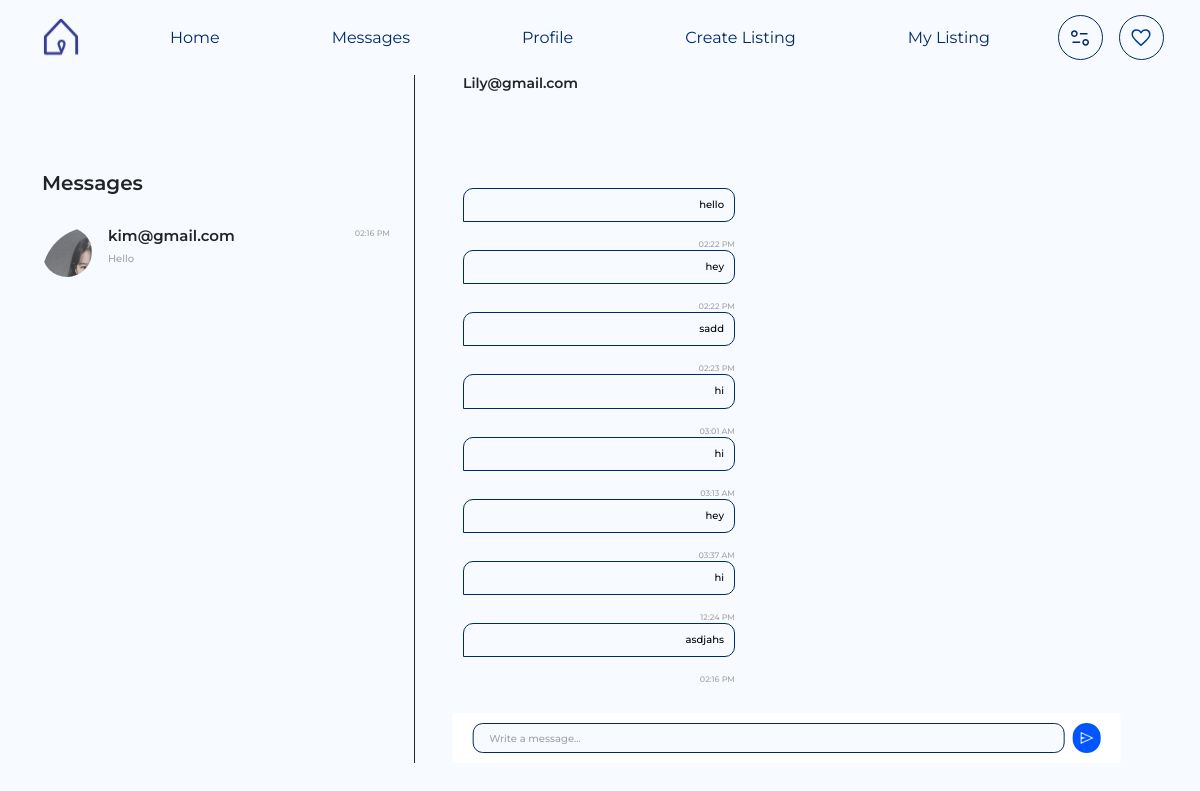
Before: /messages/?chat_id=2 (signed in) with the older database file.
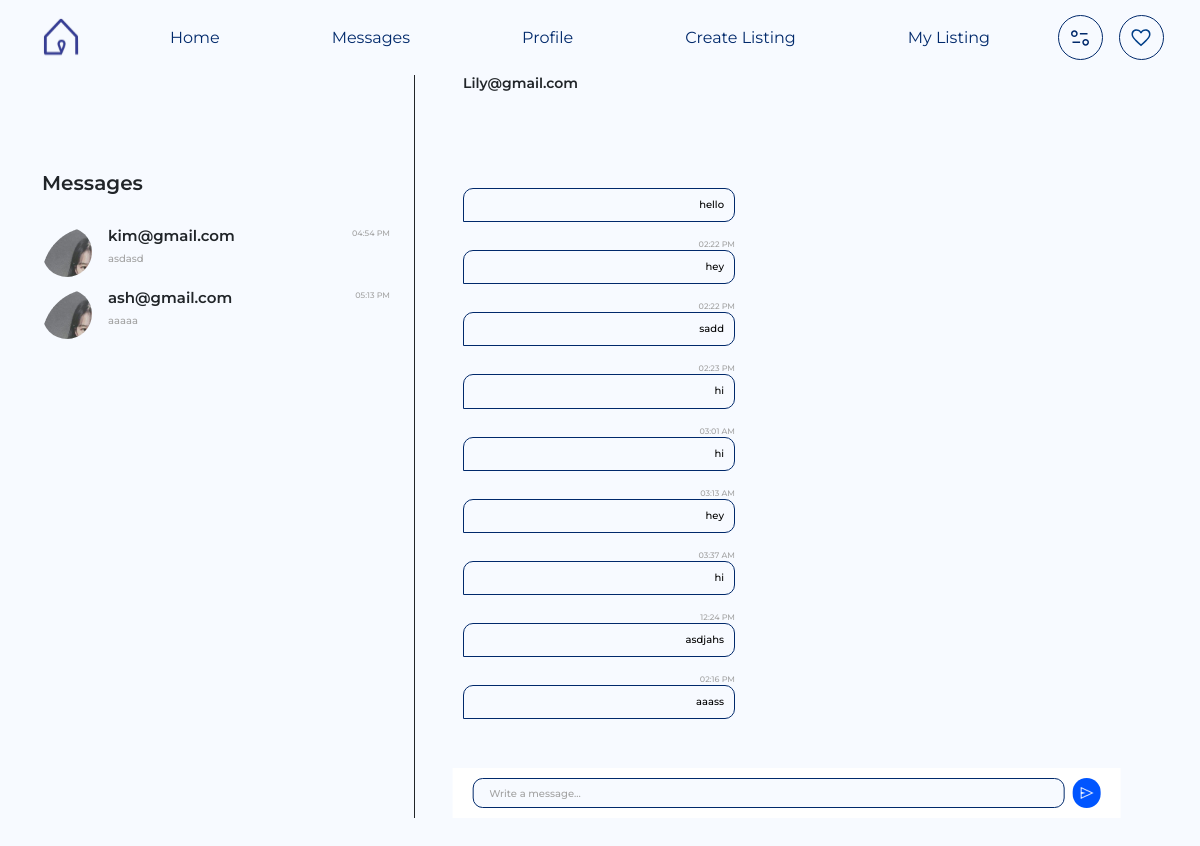
After: the same page with the newer database file.
### base/models.py (models this page shows, shortened)
class Chat(models.Model):
    user = models.ForeignKey(User, on_delete=models.CASCADE)
    created_at = models.DateTimeField(auto_now_add=True)

class Message(models.Model):
    chat = models.ForeignKey(Chat, on_delete=models.CASCADE)
    sender = models.CharField(max_length=100)
    content = models.TextField()
    timestamp = models.DateTimeField(auto_now_add=True)
    read = models.BooleanField(default=False)  # New field to track if the message has been read

### base/views.py (the view)
# urls.py: path('messages/',Chatmessages,name='messages'),
@login_required(login_url='/login/')
def Chatmessages(request):
    chat_id = request.GET.get('chat_id')
    dorms = Dorm.objects.all()
    chatd = Chat.objects.get(id=chat_id)
    chats = Chat.objects.filter(
        Q(user=request.user) | Q(message__sender=request.user)
    ).distinct()  # Use distinct() to avoid duplicates.
    chat_data = []
    messages = []
    if chat_id:
        chat = get_object_or_404(Chat, id=chat_id)
        if chat.user == request.user or Message.objects.filter(chat=chat, sender=request.user).exists():
            messages = Message.objects.filter(chat=chat).order_by('timestamp')
    for chat in chats:
        if(chat.user.username!=request.user.username):
            last_message = Message.objects.filter(chat=chat).order_by('timestamp').last()
            profile = Profile.objects.get(user=chat.user)
            chat_data.append({
                'chat': chat,
                'last_message': last_message,
                'chat_user': chat.user.username,
                'chat_id': chat.id,
                'profile_pic': profile.profile_pic.url if profile.profile_pic else None,
            })
    return render(request, 'message.html', {
        'dorms': dorms,
        'chatd':chatd,
        'chat_data': chat_data,
        'messages': messages,
    })

### base/templates/message.html (shortened to what this page needs)
{% extends "base.html" %}
{% load static %}
{% block content %}
<div class="container main-wrapper">
    <div class="d-flex justify-content-between">
        <div class="col-xl-4 col-12 Users pt-5 pe-4 d-none d-xl-block">
            <h3 class="fs20 fw600 pt-xl-5">
                Messages
            </h3>
            <div class="userlist py-4 d-flex flex-column gap-2">
                {% for chat in chat_data %}
                <div class="usercard d-flex gap-3" data-chat-id="{{ chat.chat_id }}"
                    onclick="openChat('{{ chat.chat_id }}')">
                    <div class="profile">
                        <img src="{{ chat.profile_pic }}" alt="">
                    </div>
                    <div class="user_info">
                        <h4 class="fs15 fw600">{{ chat.chat_user }}</h4>
                        <p class="fs10 fw500 {{ chat.last_message.read|yesno:" active," }}">
                            {{ chat.last_message.content|truncatewords:5 }}
                        </p>
                    </div>
                    <div class="chatInfo ms-auto">
                        <p class="chatTime fs8 fw500 p-0 mb-1">{{ chat.last_message.timestamp|date:"h:i A" }}</p>
                    </div>
                </div>
                {% endfor %}
            </div>
        </div>
        <div class="col-xl-8 col-12 message_box ps-xl-5 pe-xl-0 px-2">
            <h3 class="fs14 fw600">{{chatd.user.username }}</h3>
            <div class="messageSection mt-xl-5 pt-5" id="messageSection">
                {% for message in messages %}
                <div class="{% if message.sender == request.user.username %}sender{% else %}recive{% endif %}">
                    <p>{{ message.content }}</p>
                    <div class="d-flex justify-content-end gap-2 align-items-center">
                        <span class="font-color-gray-light fs8 fw500">{{ message.timestamp|date:"h:i A" }}</span>
                    </div>
                </div>
                {% endfor %}
            </div>
            <div class="messageInput">
                <div class="d-flex w-100 gap-2 align-items-center">
                    <input type="text" id="chatMessageInput" class="fs10 fw500 px-3" placeholder="Write a message...">
                    <button class="btn-send" id="sendButton">
                        <img src="{% static 'assets/media/send.png' %}" alt="">
                    </button>
                </div>
            </div>
        </div>
    </div>
</div>
{% endblock %}

Changed rows visible on the page:
computed for Chat "kim@gmail.com": last_message.content "Hello" → "asdasd"; last_message.timestamp "02:16 PM" → "04:54 PM"
now on this page (row unchanged): Chat: chat_user "ash@gmail.com", last_message.content "aaaaa", last_message.timestamp "05:13 PM"
added Message: content "aaass"
